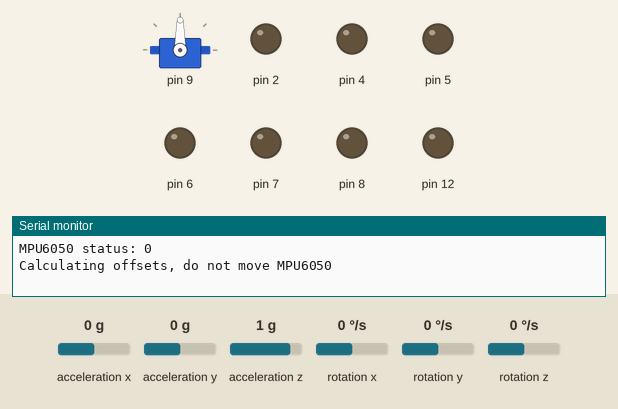
A sketch run on a simulated Arduino Uno, built with avr-gcc and run on an emulated ATmega328P. Parts: servo, output pins drawn as LEDs (lit = HIGH), the last lines printed to the serial monitor. The test bench sets the inputs (shaded band); at power-on: acceleration x 0 g, acceleration y 0 g, acceleration z 1 g, rotation x 0 °/s, rotation y 0 °/s, rotation z 0 °/s.

Above: at 0.6 s.
At 2.6 s:
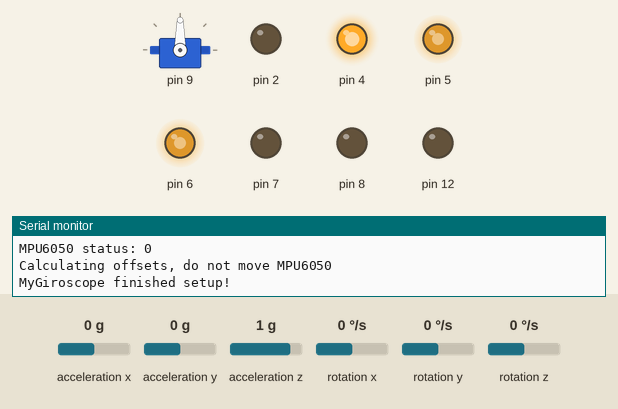
Timing chart, 0 to 4.1 s (numbered marks = the images above):
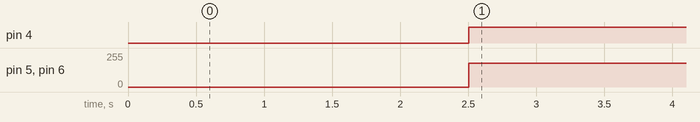

The sketch:

roboto.ino
```cpp
#include "servo/servo.cpp"
#include "motor/motor.cpp"
#include "ultrasonic-sensor/ultrasonic-sensor.cpp"
#include "giroscope/giroscope.cpp"
#include "direction/direction.cpp"
#include "distances/distances.cpp"
#include "navigation/navigation.cpp"
#include "sample/sample.cpp"

void setup() {
    Serial.begin(115200);
    setupServo();
    setupUltrasonicSensor();
    setupMotors();
    giroscope.setup();
}

void loop() {
    // to keep this file klean,
    // the main loop is just calling the functions from sample.h
    // avoidObstacles();
    // chickenHeadManeuver();
    rotateUsingGyroscope();
}
```

direction.h
```cpp
#pragma once

#include <math.h>
#include <stdint.h>
#include <Arduino.h>

enum class DirectionType {
    LEFT,
    LEFT45,
    FRONT,
    RIGHT45,
    RIGHT,
    BACK,
    UNKNOWN,
    STOP
};

class Direction {
public:
   bool isRotationInProcess();
   void verifyRotationReached(float currentYaw);
   void startRotation(float currentYaw, float rotationAngle);
   float getRotationAngle(DirectionType direction);

private:
    // Flag indicate that robo needs to continue rotating
    bool shouldRotate = false;
    // Target angle the robot should reach during rotation
    float rotateTo = 0.0f;

    // +1 while yaw should be increasing towards rotateTo (right turns),
    // -1 while it should be decreasing (left turns). Used so we detect
    // "reached or passed the target" instead of requiring an exact
    // narrow-window match, which large per-check yaw steps can skip over.
    int8_t rotationDirection = 1;
};

extern Direction direction;
```

distances.h
```cpp
#pragma once

#include "../servo/servo.h"
#include "../ultrasonic-sensor/ultrasonic-sensor.h"
#include <Arduino.h>

struct Distances {
    static constexpr uint8_t MIN_SAFE_DISTANCE = 25;

    uint8_t right;
    uint8_t right45;
    uint8_t front;
    uint8_t left45;
    uint8_t left;

    bool isSafe(uint8_t distance) const;

    bool canGoLeft() const;
    bool canGoLeft45() const;
    bool canGoForward() const;
    bool canGoRight45() const;
    bool canGoRight() const;

    void print() const;

    void scan();
};

extern Distances distances;
```

giroscope.h
```cpp
#pragma once

#include <Arduino.h>
#include <Wire.h>
#include <MPU6050_light.h>

class MyGiroscope {
public:
    MyGiroscope();

    void setup();
    /* Reads the latest sensor values; call once per loop() iteration. */
    void update();
    /* Current rotation angle around Z (yaw), in degrees. */
    float getAngleZ();

    MPU6050 mpu;
};

extern MyGiroscope giroscope;
```

motor.h
```cpp
#pragma once

#include <stdint.h>
#include <Arduino.h>

extern const uint8_t Forward;
extern const uint8_t Backward;
extern const uint8_t Turn_Left;
extern const uint8_t Turn_Right;
extern const uint8_t Top_Left;
extern const uint8_t Bottom_Left;
extern const uint8_t Top_Right;
extern const uint8_t Bottom_Right;
extern const uint8_t Stop;
extern const uint8_t ContraClockwise;
extern const uint8_t Clockwise;

void setupMotors();
void motor(uint8_t Dir, uint8_t Speed);
```

navigation.h
```cpp
#pragma once

#include "../distances/distances.h"
#include "../direction/direction.h"
#include "../motor/motor.h"
#include "../giroscope/giroscope.h"
#include <Arduino.h>

class Navigation {
  private:
    static constexpr uint8_t DRIVE_SPEED = 180;
    static constexpr uint16_t DRIVING_DELAY = 300;

    static constexpr uint8_t ROTATION_SPEED = 180;
    static constexpr uint8_t ROTATION_DELAY = 20;

    // Begins tracking a turn towards directionType using the current yaw as the
    // starting point, unless a turn is already in progress.
    void startRotationIfNeeded(DirectionType directionType);

    // The direction chosen when the current rotation started. Reused every
    // tick of that rotation so the target can't drift or get overridden
    // mid-turn by a re-evaluated (and possibly stale) decideDirection() call.
    DirectionType activeRotationDirection = DirectionType::UNKNOWN;

  public:
    // Desides where to move
    DirectionType decideDirection(const Distances& distances);
    // Starts engine
    void drive(DirectionType direction);
    // Keeps driving towards whichever direction the current rotation was started with.
    void continueRotation();
};

extern Navigation navigation;
```

sample.h
```cpp
#include "../servo/servo.h"
#include "../motor/motor.h"
#include "../ultrasonic-sensor/ultrasonic-sensor.h"
#include "../giroscope/giroscope.h"
#include "../distances/distances.h"
#include "../direction/direction.h"
#include "../navigation/navigation.h"

#pragma once

// Functions for rotating the car using the gyroscope
void rotateUsingGyroscope();

// Functions for avoiding obstacles using the ultrasonic sensor and the gyroscope
void avoidObstacles();

// Function for performing a chicken head maneuver
void chickenHeadManeuver();
```

servo.h
```cpp
#pragma once

#include <Servo.h>
#include <Arduino.h>

/* Attach servo on pin 9 to servo object */
void setupServo();
/* Turn the servo to the specified angle */
void turnServo(uint8_t angle);
```

ultrasonic-sensor.h
```cpp
#pragma once

#include <stdint.h>
#include <SimpleKalmanFilter.h>
#include <Arduino.h>

/* Attach ultrasonic sensor pins */
void setupUltrasonicSensor();
/* Measure distance to obsticle */
float getDistance();
/* Measure the distance in front of the car while it is driving */
float getFilteredDistance();
```

Measured:
- by itself, pin 4: LOW → HIGH at 2.5 s
- by itself, pin 5, pin 6: 0/255 → 180/255 at 2.5 s
